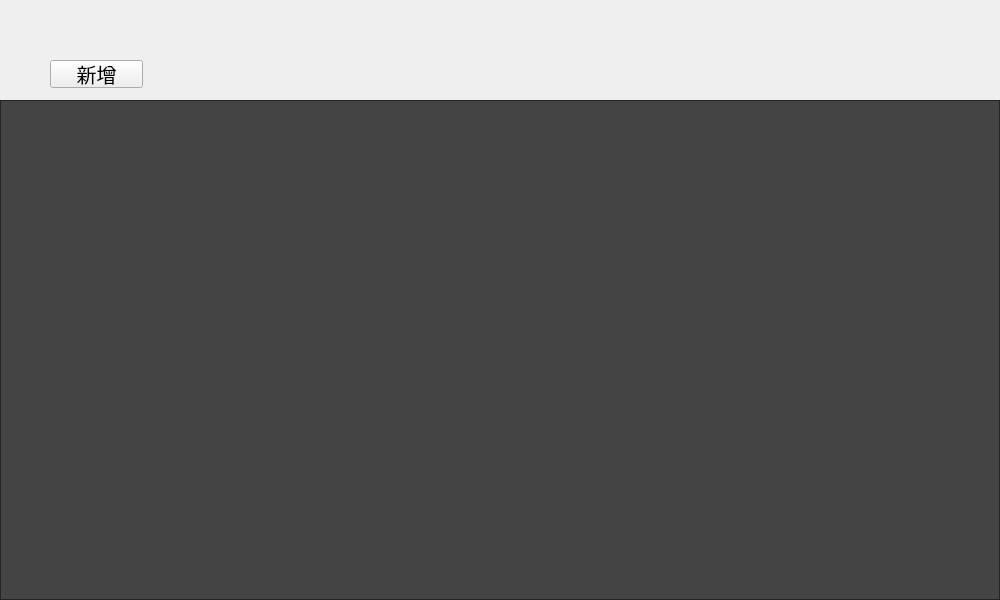
<?xml version="1.0" encoding="UTF-8"?>
<ui version="4.0">
 <class>SellerLoadForm</class>
 <widget class="QWidget" name="SellerLoadForm">
  <property name="geometry">
   <rect>
    <x>0</x>
    <y>0</y>
    <width>1000</width>
    <height>600</height>
   </rect>
  </property>
  <property name="windowTitle">
   <string>Form</string>
  </property>
  <widget class="QTableWidget" name="tableWidget">
   <property name="geometry">
    <rect>
     <x>0</x>
     <y>100</y>
     <width>1000</width>
     <height>500</height>
    </rect>
   </property>
   <property name="styleSheet">
    <string notr="true">/*
tabelwidget*/
QTableWidget{
color:#DCDCDC;
background:#444444;
border:1px solid #242424;
alternate-background-color:#525252;/*交错颜色*/
gridline-color:#242424;
}

/*选中item*/
QTableWidget::item:selected{
color:#DCDCDC;
background:qlineargradient(spread:pad,x1:0,y1:0,x2:0,y2:1,stop:0 #484848,stop:1 #383838);
}

/*
悬浮item*/
QTableWidget::item:hover{
background:#5B5B5B;
}
/*表头*/
QHeaderView::section{
text-align:center;
background:#5E5E5E;
padding:3px;
margin:0px;
color:#DCDCDC;
border:1px solid #242424;
border-left-width:0;
}



/*表右侧的滑条*/
QScrollBar:vertical{
background:#484848;
padding:0px;
border-radius:6px;
max-width:12px;
}

/*滑块*/
QScrollBar::handle:vertical{
background:#CCCCCC;
}
/*
滑块悬浮，按下*/
QScrollBar::handle:hover:vertical,QScrollBar::handle:pressed:vertical{
background:#A7A7A7;
}
/*
滑块已经划过的区域*/
QScrollBar::sub-page:vertical{
background:444444;
}

/*
滑块还没有划过的区域*/
QScrollBar::add-page:vertical{
background:5B5B5B;
}

/*页面下移的按钮*/
QScrollBar::add-line:vertical{
background:none;
}
/*页面上移的按钮*/
QScrollBar::sub-line:vertical{
background:none;
}
</string>
   </property>
   <attribute name="horizontalHeaderDefaultSectionSize">
    <number>300</number>
   </attribute>
   <attribute name="verticalHeaderDefaultSectionSize">
    <number>250</number>
   </attribute>
  </widget>
  <widget class="QPushButton" name="pushButton">
   <property name="geometry">
    <rect>
     <x>50</x>
     <y>60</y>
     <width>93</width>
     <height>28</height>
    </rect>
   </property>
   <property name="styleSheet">
    <string notr="true">*{
	font-size:20px;
	background-image: url(:/images/loginpushButton.png);
 	background-position: center ;

}</string>
   </property>
   <property name="text">
    <string>新增</string>
   </property>
  </widget>
 </widget>
 <resources/>
 <connections/>
</ui>
